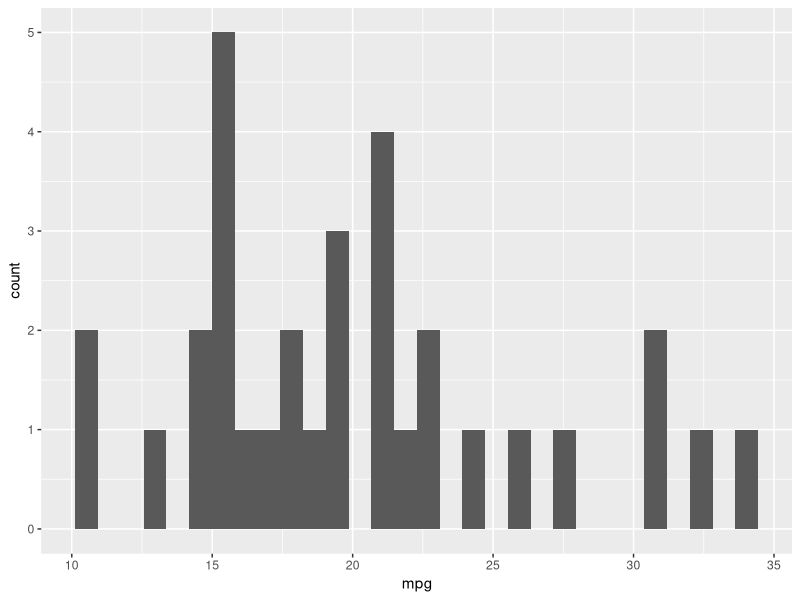
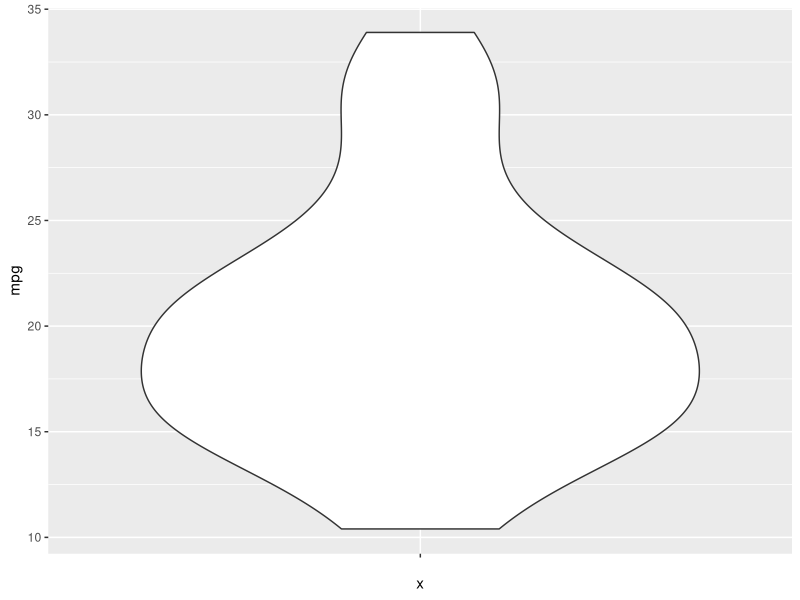
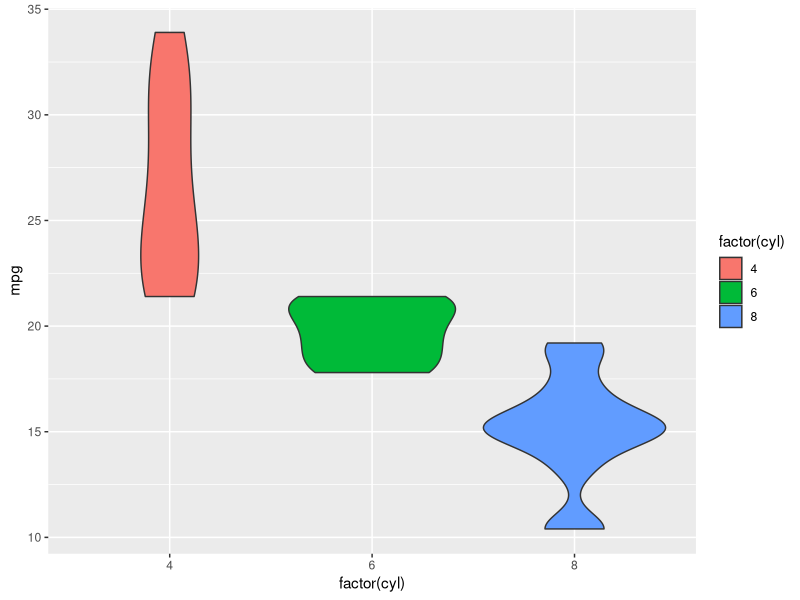

Source code (R) for these figures, in order:
## ---- chunk 1
help(read.csv)
mydata <- read.csv("wk4/data/mtcars.csv")
## ---- chunk 2
write.csv(mydata, "wk4/data/mtcars_output.csv")
## ---- chunk 3
library(readr)
mydata <- read_csv("wk4/data/mtcars.csv")
## ---- chunk 4
head(mydata)
## ---- chunk 5
library(dplyr)
glimpse(mydata)
## ---- chunk 6
mydata %>%
  filter(mpg > 20)
## ---- chunk 7
mean(mydata$mpg)
median(mydata$mpg)
## ---- chunk 8
mode <- function(x) {
  ux <- unique(x)
  ux[which.max(tabulate(match(x, ux)))]
}

mode(mydata$mpg)
## ---- chunk 9
range(mydata$mpg)
var(mydata$mpg)
sd(mydata$mpg)
## ---- chunk 10
library(ggplot2)
ggplot(mydata, aes(x = mpg)) +
  geom_histogram()
## ---- chunk 11
ggplot(mydata, aes(x = "", y = mpg)) +
  geom_violin()
## ---- chunk 12
ggplot(mydata, aes(x = factor(cyl), y = mpg, fill = factor(cyl))) +
  geom_violin()
